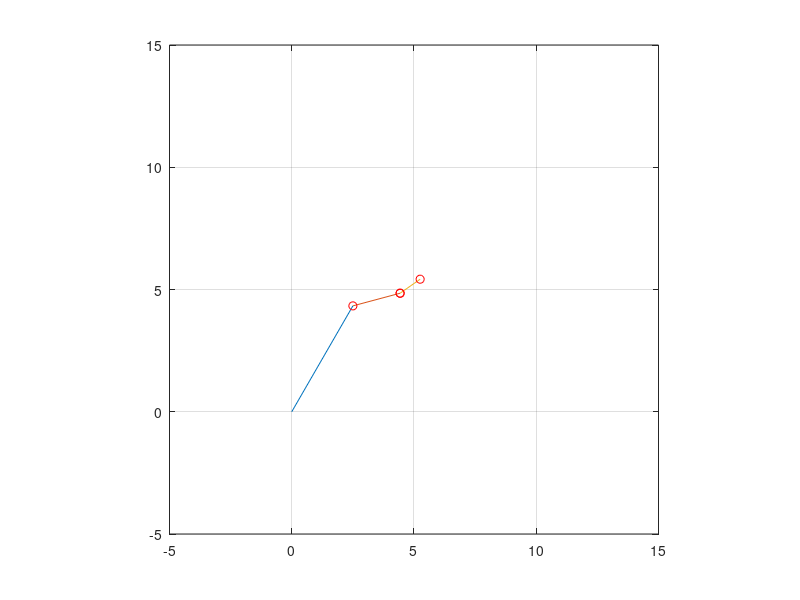

MATLAB code to generate this figure:
alpha = 60;
bet = -45;
gama = 20;

l1 = 5;
l2 = 2;
l3 = 1;

alpha = alpha*pi/180;
bet = bet*pi/180;
gama = gama*pi/180;

aa = [ cos(alpha), -sin(alpha), 0, 0;
	sin(alpha), cos(alpha), 0, 0;
	0, 0, 1, 0;
	0, 0, 0, 1];

%bb = [1, 0, 0, l1; 0, 1, 0, 0; 0, 0, 1, 0; 0, 0, 0, 1];

ab = [1 0 0 l1*cos(alpha);0 1 0 l1*sin(alpha);0 0 1 0; 0 0 0 1];

cc  = [ cos(bet), -sin(bet), 0, 0;
	sin(bet), cos(bet), 0, 0;
	0, 0, 1, 0;
	0, 0, 0, 1];

dc =  [1, 0, 0, l2*cos(bet); 0, 1, 0, l2*sin(bet); 0, 0, 1, 0; 0, 0, 0, 1];

%dd =  [1, 0, 0, l2; 0, 1, 0, 0; 0, 0, 1, 0; 0, 0, 0, 1];

ff  = [ cos(gama), -sin(gama), 0, 0;
	sin(gama), cos(gama), 0, 0;
	0, 0, 1, 0;
	0, 0, 0, 1];

gg =  [1, 0, 0, l3; 0, 1, 0, 0; 0, 0, 1, 0; 0, 0, 0, 1];

hom=ab*aa*dc*cc*ff*gg;

a=[0;0;0;1];
b=hom*a;
c=ab*aa*a;
d=ab*aa*dc*a;
ee=ab*aa*dc*cc*a;

newplot();
plot([0 l1*cos(alpha)], [0 l1*sin(alpha)]);
hold on;
plot([0 l2*cos(alpha+bet)]+l1*cos(alpha), [0 l2*sin(alpha+bet)]+ l1*sin(alpha));
plot([0 l3*cos(alpha+bet+gama)]+l2*cos(alpha+bet)+l1*cos(alpha), [0 l3*sin(alpha+bet+gama)]+l2*sin(alpha+bet)+l1*sin(alpha));
plot(b(1), b(2), 'ro');
plot(c(1), c(2), 'ro');
plot(d(1), d(2), 'ro');
plot(ee(1), ee(2), 'ro');
axis([-5 15 -5 15], "square");

grid on;
hold off;